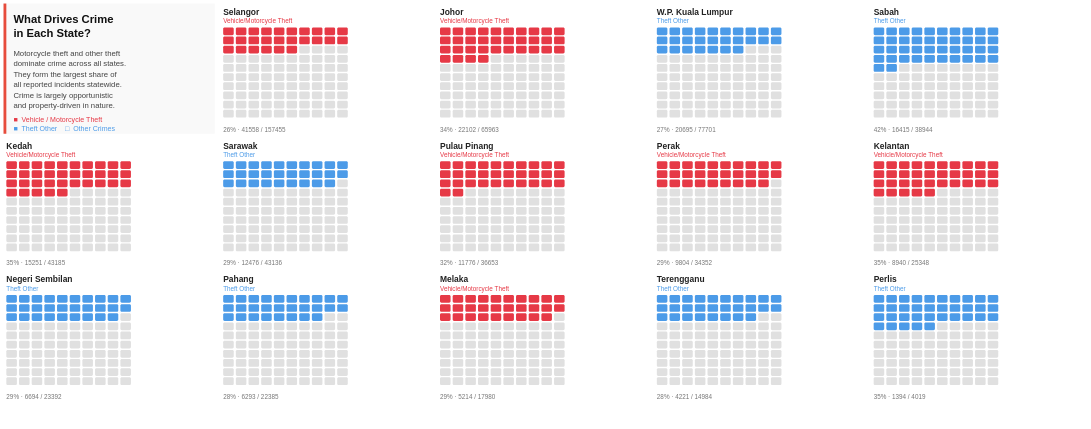

Write a Vega-Lite specification for this figure.
### Vega specification from a JSON file in a GitHub repository (floating-point values rounded to 4 significant figures)
{"$schema": "https://vega.github.io/schema/vega/v5.json", "description": "14 waffle charts — Malaysia crime by state", "width": 1540, "height": 600, "padding": 5, "background": "white", "data": [{"name": "raw", "values": [{"id": 1, "state": "Selangor", "type": "theft_vehicle_motorcycle", "crimes": 41558, "total": 157455, "pct": 26, "color": "#E63946", "gx": 312, "gy": 4}, {"id": 2, "state": "Johor", "type": "theft_vehicle_motorcycle", "crimes": 22102, "total": 65963, "pct": 34, "color": "#E63946", "gx": 620, "gy": 4}, {"id": 3, "state": "W.P. Kuala Lumpur", "type": "theft_other", "crimes": 20695, "total": 77701, "pct": 27, "color": "#4C9BE8", "gx": 928, "gy": 4}, {"id": 4, "state": "Sabah", "type": "theft_other", "crimes": 16415, "total": 38944, "pct": 42, "color": "#4C9BE8", "gx": 1236, "gy": 4}, {"id": 5, "state": "Kedah", "type": "theft_vehicle_motorcycle", "crimes": 15251, "total": 43185, "pct": 35, "color": "#E63946", "gx": 4, "gy": 194}, {"id": 6, "state": "Sarawak", "type": "theft_other", "crimes": 12476, "total": 43136, "pct": 29, "color": "#4C9BE8", "gx": 312, "gy": 194}, {"id": 7, "state": "Pulau Pinang", "type": "theft_vehicle_motorcycle", "crimes": 11776, "total": 36653, "pct": 32, "color": "#E63946", "gx": 620, "gy": 194}, {"id": 8, "state": "Perak", "type": "theft_vehicle_motorcycle", "crimes": 9804, "total": 34352, "pct": 29, "color": "#E63946", "gx": 928, "gy": 194}, {"id": 9, "state": "Kelantan", "type": "theft_vehicle_motorcycle", "crimes": 8940, "total": 25348, "pct": 35, "color": "#E63946", "gx": 1236, "gy": 194}, {"id": 10, "state": "Negeri Sembilan", "type": "theft_other", "crimes": 6694, "total": 23392, "pct": 29, "color": "#4C9BE8", "gx": 4, "gy": 384}, {"id": 11, "state": "Pahang", "type": "theft_other", "crimes": 6293, "total": 22385, "pct": 28, "color": "#4C9BE8", "gx": 312, "gy": 384}, {"id": 12, "state": "Melaka", "type": "theft_vehicle_motorcycle", "crimes": 5214, "total": 17980, "pct": 29, "color": "#E63946", "gx": 620, "gy": 384}, {"id": 13, "state": "Terengganu", "type": "theft_other", "crimes": 4221, "total": 14984, "pct": 28, "color": "#4C9BE8", "gx": 928, "gy": 384}, {"id": 14, "state": "Perlis", "type": "theft_other", "crimes": 1394, "total": 4019, "pct": 35, "color": "#4C9BE8", "gx": 1236, "gy": 384}]}, {"name": "cells", "source": "raw", "transform": [{"type": "formula", "expr": "sequence(0, 100)", "as": "cellRange"}, {"type": "flatten", "fields": ["cellRange"], "as": ["cellIndex"]}, {"type": "formula", "expr": "datum.cellIndex % 10", "as": "col"}, {"type": "formula", "expr": "9 - floor(datum.cellIndex / 10)", "as": "row"}, {"type": "formula", "expr": "datum.cellIndex < datum.pct ? datum.color : '#E0E0E0'", "as": "fillColor"}]}], "marks": [{"type": "rect", "encode": {"enter": {"x": {"value": 0}, "y": {"value": 0}, "width": {"value": 300}, "height": {"value": 185}, "fill": {"value": "#f9f9f9"}}}}, {"type": "rect", "encode": {"enter": {"x": {"value": 0}, "y": {"value": 0}, "width": {"value": 4}, "height": {"value": 185}, "fill": {"value": "#e74c3c"}}}}, {"type": "text", "encode": {"enter": {"text": {"value": "What Drives Crime"}, "x": {"value": 14}, "y": {"value": 28}, "fontSize": {"value": 16}, "fontWeight": {"value": "bold"}, "fill": {"value": "#111111"}}}}, {"type": "text", "encode": {"enter": {"text": {"value": "in Each State?"}, "x": {"value": 14}, "y": {"value": 47}, "fontSize": {"value": 16}, "fontWeight": {"value": "bold"}, "fill": {"value": "#111111"}}}}, {"type": "text", "encode": {"enter": {"text": {"value": "Motorcycle theft and other theft"}, "x": {"value": 14}, "y": {"value": 74}, "fontSize": {"value": 11}, "fill": {"value": "#444444"}}}}, {"type": "text", "encode": {"enter": {"text": {"value": "dominate crime across all states."}, "x": {"value": 14}, "y": {"value": 89}, "fontSize": {"value": 11}, "fill": {"value": "#444444"}}}}, {"type": "text", "encode": {"enter": {"text": {"value": "They form the largest share of"}, "x": {"value": 14}, "y": {"value": 104}, "fontSize": {"value": 11}, "fill": {"value": "#444444"}}}}, {"type": "text", "encode": {"enter": {"text": {"value": "all reported incidents statewide."}, "x": {"value": 14}, "y": {"value": 119}, "fontSize": {"value": 11}, "fill": {"value": "#444444"}}}}, {"type": "text", "encode": {"enter": {"text": {"value": "Crime is largely opportunistic"}, "x": {"value": 14}, "y": {"value": 134}, "fontSize": {"value": 11}, "fill": {"value": "#444444"}}}}, {"type": "text", "encode": {"enter": {"text": {"value": "and property-driven in nature."}, "x": {"value": 14}, "y": {"value": 149}, "fontSize": {"value": 11}, "fill": {"value": "#444444"}}}}, {"type": "text", "encode": {"enter": {"text": {"value": "■  Vehicle / Motorcycle Theft"}, "x": {"value": 14}, "y": {"value": 168}, "fontSize": {"value": 10}, "fill": {"value": "#E63946"}}}}, {"type": "text", "encode": {"enter": {"text": {"value": "■  Theft Other    □  Other Crimes"}, "x": {"value": 14}, "y": {"value": 181}, "fontSize": {"value": 10}, "fill": {"value": "#4C9BE8"}}}}, {"type": "group", "from": {"facet": {"name": "facetCells", "data": "cells", "groupby": ["id", "state", "gx", "gy", "type", "pct", "crimes", "total", "color"]}}, "encode": {"enter": {"x": {"signal": "datum.gx"}, "y": {"signal": "datum.gy"}, "width": {"value": 300}, "height": {"value": 185}}}, "marks": [{"type": "text", "encode": {"enter": {"text": {"signal": "parent.state"}, "x": {"value": 0}, "y": {"value": 12}, "fontSize": {"value": 12}, "fontWeight": {"value": "bold"}, "fill": {"value": "#222222"}}}}, {"type": "text", "encode": {"enter": {"text": {"signal": "parent.type === 'theft_vehicle_motorcycle' ? 'Vehicle/Motorcycle Theft' : 'Theft Other'"}, "x": {"value": 0}, "y": {"value": 24}, "fontSize": {"value": 9}, "fill": {"signal": "parent.color"}}}}, {"type": "rect", "from": {"data": "facetCells"}, "encode": {"enter": {"x": {"signal": "datum.col * 18"}, "y": {"signal": "30 + (9 - datum.row) * 13"}, "width": {"value": 15}, "height": {"value": 11}, "cornerRadius": {"value": 2}, "fill": {"field": "fillColor"}}}}, {"type": "text", "encode": {"enter": {"text": {"signal": "parent.pct + '% · ' + parent.crimes + ' / ' + parent.total"}, "x": {"value": 0}, "y": {"value": 178}, "fontSize": {"value": 9}, "fill": {"value": "#777777"}}}}]}]}
